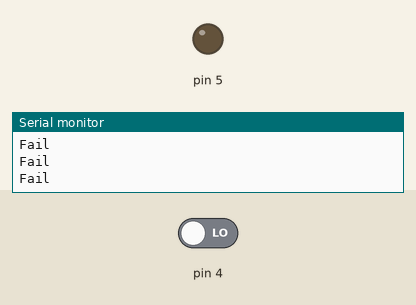
Simulated run of this sketch. Board: Arduino Uno, built with avr-gcc and run on an emulated ATmega328P. On the bench: output pins drawn as LEDs (lit = HIGH), the last lines printed to the serial monitor. The test bench sets the inputs (shaded band); at power-on: pin 4 LOW.

Above: at 2.8 s.
2.9 s: pin 4 driven HIGH
At 4.0 s:
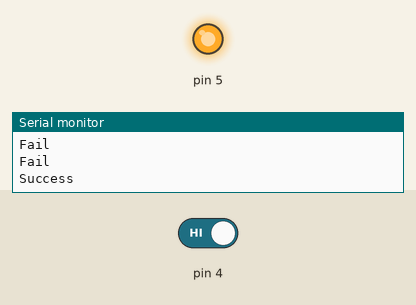
4.5 s: pin 4 driven LOW
At 5.6 s:
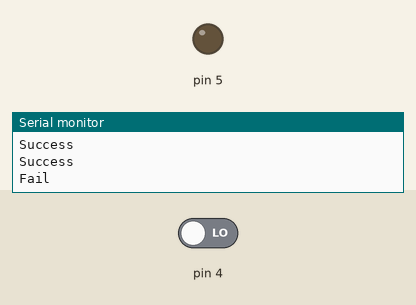
Timing chart, 0 to 7.5 s (numbered marks = the images above; inputs shaded):
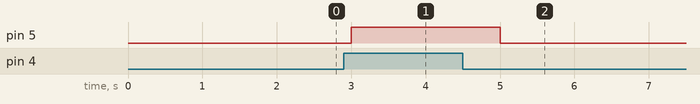

The sketch:

Serial_Communications.ino
```cpp
void setup() {
  Serial.begin (9600);
  pinMode (4, INPUT);
  pinMode (5, OUTPUT);

}

void loop() {
  int x = digitalRead(4);
  if (x == HIGH)
  {
    Serial.println ("Success");
    digitalWrite (5, HIGH);

  }
  else
  {
    Serial.println ("Fail");
    digitalWrite (5, LOW);

  } delay (1000);
}
```

Measured:
- after the input at 2.9 s, pin 5: LOW → HIGH after 0.10 s
- after the input at 4.5 s, pin 5: HIGH → LOW after 0.50 s
